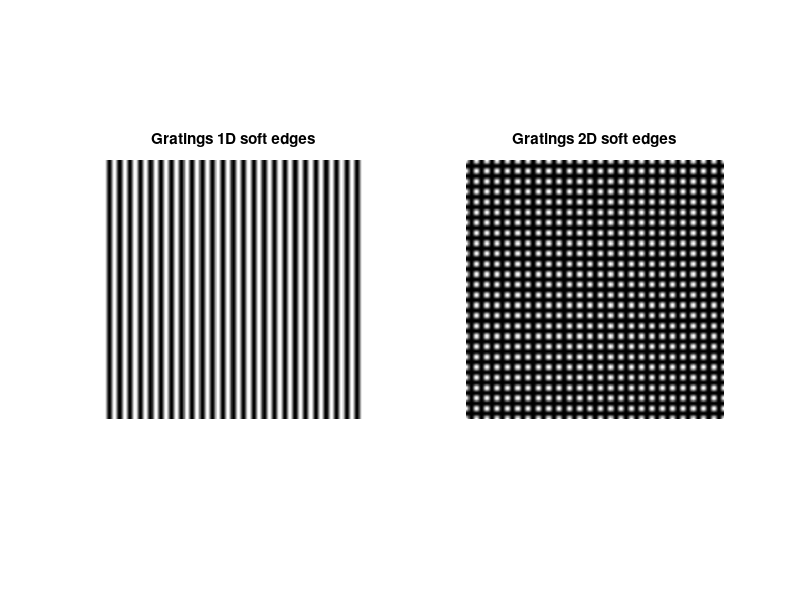
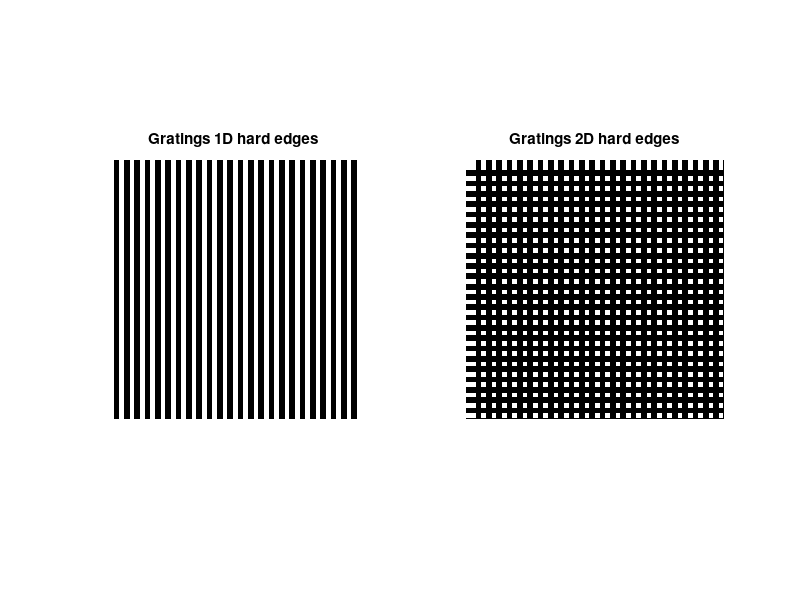

Write the MATLAB code that produced these figures, in order.
% Programmed by Mona yadi July, 22, 2019
clc; 
clear; close all;
Image_size=500;
Grating_pitch=20;
Grating1D=zeros(500,500);
Grating2D=zeros(500,500);


%----------------------------------Cos waves / Soft edges
t= 0:Image_size-1 ; %time
a= cos(2*pi*1/Grating_pitch.*t)*255/2; %1D
A=a+255/2;
for i =1:numel(t)
   Grating1D(i,:)=A;
end

Grating2D=Grating1D.*Grating1D.'; % To obtain 2D pattern 
Grating2D=Grating2D./max(max(Grating2D))*255 ;% Normalization and rescaling to 0-255

figure,
subplot(1,2,1) , imshow(uint8(Grating1D)) ; title('Gratings 1D soft edges');
subplot(1,2,2) ,imshow(uint8(Grating2D)) ;title('Gratings 2D soft edges');
%------------------Hard edges---------- As question %1 does not describe that if it needs hard or soft edges / I have considered hard edges too
Grating_pitch=20;
Image_size=500;

a=ones(Image_size,Image_size);
y=round(Image_size/Grating_pitch);
for h =1:y
    a(:,h*20:h*20+10)=0;
end
a=a(1:Image_size,1:Image_size);
c=a.';
g=a.*c; 

a=a*255; %1D Hard edges
g=g*255; %2D Hard edges


figure,
subplot(1,2,1) , imshow(uint8(a)) ; title('Gratings 1D hard edges');
subplot(1,2,2) ,imshow(uint8(g)) ;title('Gratings 2D hard edges');


